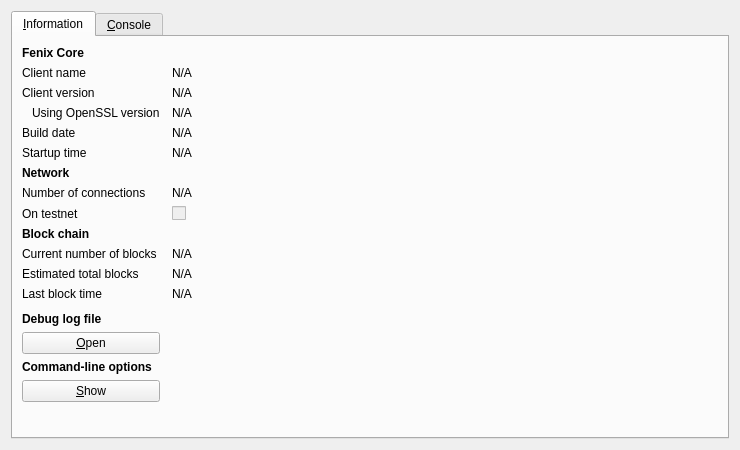
<?xml version="1.0" encoding="UTF-8"?>
<ui version="4.0">
 <class>RPCConsole</class>
 <widget class="QDialog" name="RPCConsole">
  <property name="geometry">
   <rect>
    <x>0</x>
    <y>0</y>
    <width>740</width>
    <height>450</height>
   </rect>
  </property>
  <property name="windowTitle">
   <string>Fenix - Debug window</string>
  </property>
  <layout class="QVBoxLayout" name="verticalLayout_2">
   <item>
    <widget class="QTabWidget" name="tabWidget">
     <property name="currentIndex">
      <number>0</number>
     </property>
     <widget class="QWidget" name="tab_info">
      <attribute name="title">
       <string>&amp;Information</string>
      </attribute>
      <layout class="QGridLayout" name="gridLayout" columnstretch="0,1">
       <property name="horizontalSpacing">
        <number>12</number>
       </property>
       <item row="0" column="0">
        <widget class="QLabel" name="label_9">
         <property name="font">
          <font>
           <weight>75</weight>
           <bold>true</bold>
          </font>
         </property>
         <property name="text">
          <string>Fenix Core</string>
         </property>
        </widget>
       </item>
       <item row="1" column="0">
        <widget class="QLabel" name="label_5">
         <property name="text">
          <string>Client name</string>
         </property>
        </widget>
       </item>
       <item row="1" column="1">
        <widget class="QLabel" name="clientName">
         <property name="cursor">
          <cursorShape>IBeamCursor</cursorShape>
         </property>
         <property name="text">
          <string>N/A</string>
         </property>
         <property name="textFormat">
          <enum>Qt::PlainText</enum>
         </property>
         <property name="textInteractionFlags">
          <set>Qt::LinksAccessibleByMouse|Qt::TextSelectableByKeyboard|Qt::TextSelectableByMouse</set>
         </property>
        </widget>
       </item>
       <item row="2" column="0">
        <widget class="QLabel" name="label_6">
         <property name="text">
          <string>Client version</string>
         </property>
        </widget>
       </item>
       <item row="2" column="1">
        <widget class="QLabel" name="clientVersion">
         <property name="cursor">
          <cursorShape>IBeamCursor</cursorShape>
         </property>
         <property name="text">
          <string>N/A</string>
         </property>
         <property name="textFormat">
          <enum>Qt::PlainText</enum>
         </property>
         <property name="textInteractionFlags">
          <set>Qt::LinksAccessibleByMouse|Qt::TextSelectableByKeyboard|Qt::TextSelectableByMouse</set>
         </property>
        </widget>
       </item>
       <item row="3" column="0">
        <widget class="QLabel" name="label_14">
         <property name="text">
          <string>Using OpenSSL version</string>
         </property>
         <property name="indent">
          <number>10</number>
         </property>
        </widget>
       </item>
       <item row="3" column="1">
        <widget class="QLabel" name="openSSLVersion">
         <property name="cursor">
          <cursorShape>IBeamCursor</cursorShape>
         </property>
         <property name="text">
          <string>N/A</string>
         </property>
         <property name="textFormat">
          <enum>Qt::PlainText</enum>
         </property>
         <property name="textInteractionFlags">
          <set>Qt::LinksAccessibleByMouse|Qt::TextSelectableByKeyboard|Qt::TextSelectableByMouse</set>
         </property>
        </widget>
       </item>
       <item row="4" column="0">
        <widget class="QLabel" name="label_12">
         <property name="text">
          <string>Build date</string>
         </property>
        </widget>
       </item>
       <item row="4" column="1">
        <widget class="QLabel" name="buildDate">
         <property name="cursor">
          <cursorShape>IBeamCursor</cursorShape>
         </property>
         <property name="text">
          <string>N/A</string>
         </property>
         <property name="textFormat">
          <enum>Qt::PlainText</enum>
         </property>
         <property name="textInteractionFlags">
          <set>Qt::LinksAccessibleByMouse|Qt::TextSelectableByKeyboard|Qt::TextSelectableByMouse</set>
         </property>
        </widget>
       </item>
       <item row="5" column="0">
        <widget class="QLabel" name="label_13">
         <property name="text">
          <string>Startup time</string>
         </property>
        </widget>
       </item>
       <item row="5" column="1">
        <widget class="QLabel" name="startupTime">
         <property name="cursor">
          <cursorShape>IBeamCursor</cursorShape>
         </property>
         <property name="text">
          <string>N/A</string>
         </property>
         <property name="textFormat">
          <enum>Qt::PlainText</enum>
         </property>
         <property name="textInteractionFlags">
          <set>Qt::LinksAccessibleByMouse|Qt::TextSelectableByKeyboard|Qt::TextSelectableByMouse</set>
         </property>
        </widget>
       </item>
       <item row="6" column="0">
        <widget class="QLabel" name="label_11">
         <property name="font">
          <font>
           <weight>75</weight>
           <bold>true</bold>
          </font>
         </property>
         <property name="text">
          <string>Network</string>
         </property>
        </widget>
       </item>
       <item row="7" column="0">
        <widget class="QLabel" name="label_7">
         <property name="text">
          <string>Number of connections</string>
         </property>
        </widget>
       </item>
       <item row="7" column="1">
        <widget class="QLabel" name="numberOfConnections">
         <property name="cursor">
          <cursorShape>IBeamCursor</cursorShape>
         </property>
         <property name="text">
          <string>N/A</string>
         </property>
         <property name="textFormat">
          <enum>Qt::PlainText</enum>
         </property>
         <property name="textInteractionFlags">
          <set>Qt::LinksAccessibleByMouse|Qt::TextSelectableByKeyboard|Qt::TextSelectableByMouse</set>
         </property>
        </widget>
       </item>
       <item row="8" column="0">
        <widget class="QLabel" name="label_8">
         <property name="text">
          <string>On testnet</string>
         </property>
        </widget>
       </item>
       <item row="8" column="1">
        <widget class="QCheckBox" name="isTestNet">
         <property name="enabled">
          <bool>false</bool>
         </property>
         <property name="text">
          <string/>
         </property>
        </widget>
       </item>
       <item row="9" column="0">
        <widget class="QLabel" name="label_10">
         <property name="font">
          <font>
           <weight>75</weight>
           <bold>true</bold>
          </font>
         </property>
         <property name="text">
          <string>Block chain</string>
         </property>
        </widget>
       </item>
       <item row="10" column="0">
        <widget class="QLabel" name="label_3">
         <property name="text">
          <string>Current number of blocks</string>
         </property>
        </widget>
       </item>
       <item row="10" column="1">
        <widget class="QLabel" name="numberOfBlocks">
         <property name="cursor">
          <cursorShape>IBeamCursor</cursorShape>
         </property>
         <property name="text">
          <string>N/A</string>
         </property>
         <property name="textFormat">
          <enum>Qt::PlainText</enum>
         </property>
         <property name="textInteractionFlags">
          <set>Qt::LinksAccessibleByMouse|Qt::TextSelectableByKeyboard|Qt::TextSelectableByMouse</set>
         </property>
        </widget>
       </item>
       <item row="11" column="0">
        <widget class="QLabel" name="label_4">
         <property name="text">
          <string>Estimated total blocks</string>
         </property>
        </widget>
       </item>
       <item row="11" column="1">
        <widget class="QLabel" name="totalBlocks">
         <property name="cursor">
          <cursorShape>IBeamCursor</cursorShape>
         </property>
         <property name="text">
          <string>N/A</string>
         </property>
         <property name="textFormat">
          <enum>Qt::PlainText</enum>
         </property>
         <property name="textInteractionFlags">
          <set>Qt::LinksAccessibleByMouse|Qt::TextSelectableByKeyboard|Qt::TextSelectableByMouse</set>
         </property>
        </widget>
       </item>
       <item row="12" column="0">
        <widget class="QLabel" name="label_2">
         <property name="text">
          <string>Last block time</string>
         </property>
        </widget>
       </item>
       <item row="12" column="1">
        <widget class="QLabel" name="lastBlockTime">
         <property name="cursor">
          <cursorShape>IBeamCursor</cursorShape>
         </property>
         <property name="text">
          <string>N/A</string>
         </property>
         <property name="textFormat">
          <enum>Qt::PlainText</enum>
         </property>
         <property name="textInteractionFlags">
          <set>Qt::LinksAccessibleByMouse|Qt::TextSelectableByKeyboard|Qt::TextSelectableByMouse</set>
         </property>
        </widget>
       </item>
       <item row="13" column="0">
        <spacer name="verticalSpacer_2">
         <property name="orientation">
          <enum>Qt::Vertical</enum>
         </property>
         <property name="sizeHint" stdset="0">
          <size>
           <width>20</width>
           <height>20</height>
          </size>
         </property>
        </spacer>
       </item>
       <item row="14" column="0">
        <widget class="QLabel" name="labelDebugLogfile">
         <property name="font">
          <font>
           <weight>75</weight>
           <bold>true</bold>
          </font>
         </property>
         <property name="text">
          <string>Debug log file</string>
         </property>
        </widget>
       </item>
       <item row="15" column="0">
        <widget class="QPushButton" name="openDebugLogfileButton">
         <property name="toolTip">
          <string>Open the Fenix debug log file from the current data directory. This can take a few seconds for large log files.</string>
         </property>
         <property name="text">
          <string>&amp;Open</string>
         </property>
         <property name="autoDefault">
          <bool>false</bool>
         </property>
        </widget>
       </item>
       <item row="16" column="0">
        <widget class="QLabel" name="labelCLOptions">
         <property name="font">
          <font>
           <weight>75</weight>
           <bold>true</bold>
          </font>
         </property>
         <property name="text">
          <string>Command-line options</string>
         </property>
        </widget>
       </item>
       <item row="17" column="0">
        <widget class="QPushButton" name="showCLOptionsButton">
         <property name="toolTip">
          <string>Show the Fenix-Qt help message to get a list with possible Fenix command-line options.</string>
         </property>
         <property name="text">
          <string>&amp;Show</string>
         </property>
         <property name="autoDefault">
          <bool>false</bool>
         </property>
        </widget>
       </item>
       <item row="18" column="0">
        <spacer name="verticalSpacer">
         <property name="orientation">
          <enum>Qt::Vertical</enum>
         </property>
         <property name="sizeHint" stdset="0">
          <size>
           <width>20</width>
           <height>40</height>
          </size>
         </property>
        </spacer>
       </item>
      </layout>
     </widget>
     <widget class="QWidget" name="tab_console">
      <attribute name="title">
       <string>&amp;Console</string>
      </attribute>
      <layout class="QVBoxLayout" name="verticalLayout_3">
       <property name="spacing">
        <number>3</number>
       </property>
       <item>
        <widget class="QTextEdit" name="messagesWidget">
         <property name="minimumSize">
          <size>
           <width>0</width>
           <height>100</height>
          </size>
         </property>
         <property name="readOnly">
          <bool>true</bool>
         </property>
         <property name="tabKeyNavigation" stdset="0">
          <bool>false</bool>
         </property>
         <property name="columnCount" stdset="0">
          <number>2</number>
         </property>
        </widget>
       </item>
       <item>
        <layout class="QHBoxLayout" name="horizontalLayout">
         <property name="spacing">
          <number>3</number>
         </property>
         <item>
          <widget class="QLabel" name="label">
           <property name="text">
            <string notr="true">&gt;</string>
           </property>
          </widget>
         </item>
         <item>
          <widget class="QLineEdit" name="lineEdit"/>
         </item>
         <item>
          <widget class="QPushButton" name="clearButton">
           <property name="maximumSize">
            <size>
             <width>24</width>
             <height>24</height>
            </size>
           </property>
           <property name="toolTip">
            <string>Clear console</string>
           </property>
           <property name="text">
            <string/>
           </property>
           <property name="icon">
            <iconset resource="../bitcoin.qrc">
             <normaloff>:/icons/remove</normaloff>:/icons/remove</iconset>
           </property>
           <property name="shortcut">
            <string notr="true">Ctrl+L</string>
           </property>
           <property name="autoDefault">
            <bool>false</bool>
           </property>
          </widget>
         </item>
        </layout>
       </item>
      </layout>
     </widget>
    </widget>
   </item>
  </layout>
 </widget>
 <resources>
  <include location="../bitcoin.qrc"/>
 </resources>
 <connections/>
</ui>
